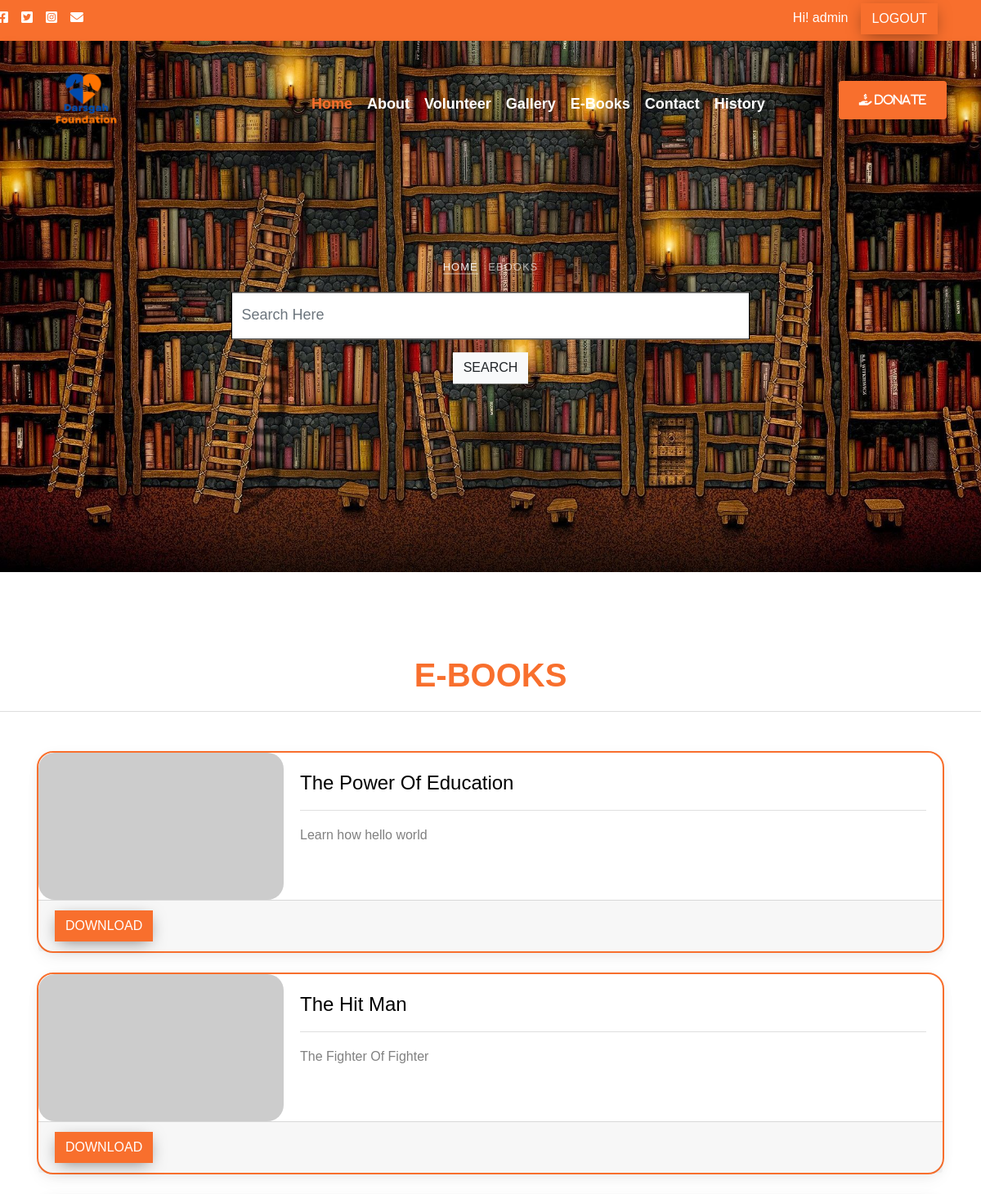
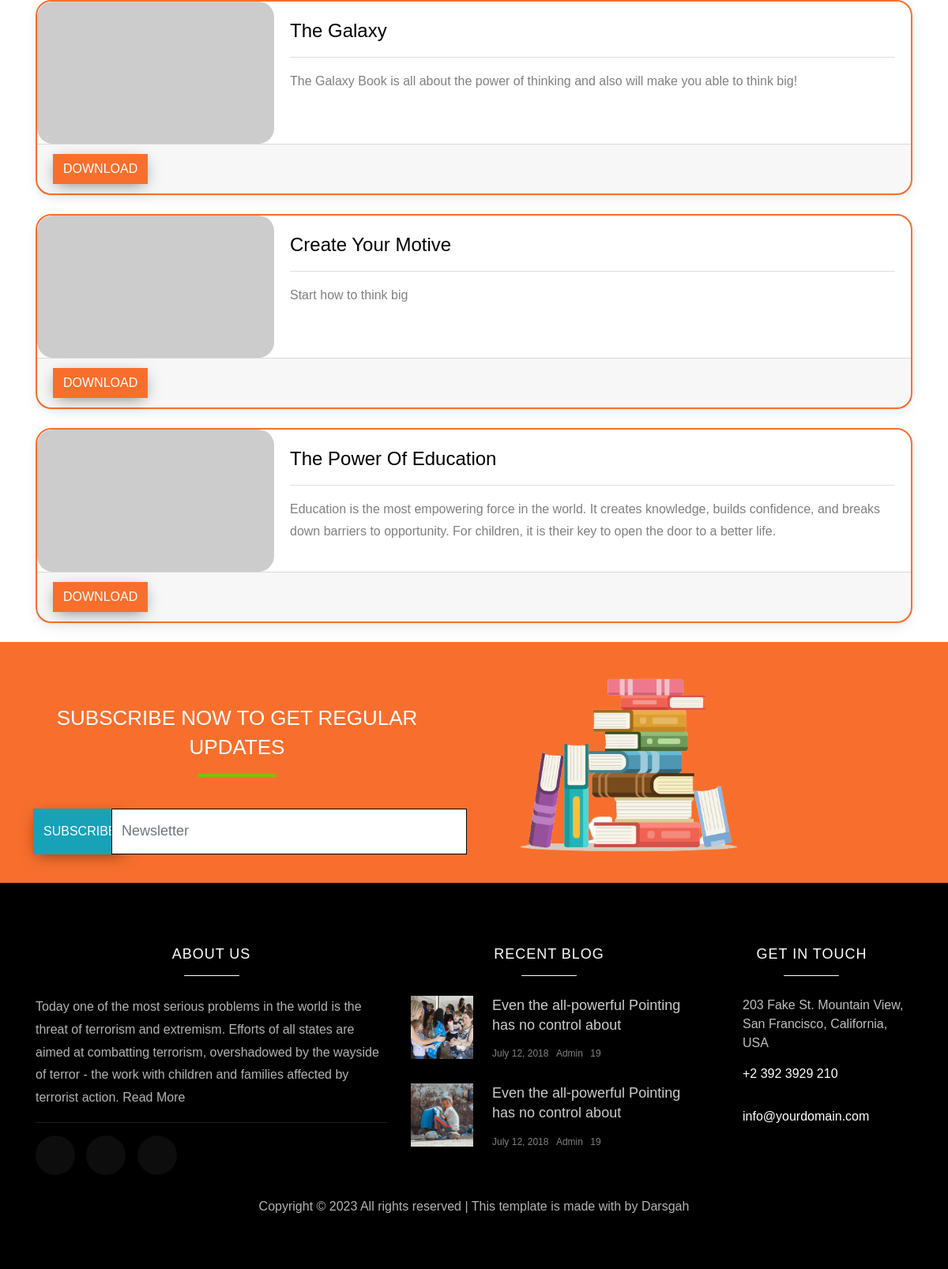
The app's page /e-books.php (signed in) with its own data (2 pictures, top to bottom).
### tables this page shows
CREATE TABLE `tbl_books` (
  `id` int(11) NOT NULL,
  `bname` varchar(255) NOT NULL,
  `bdesc` text NOT NULL,
  `attachmeent` text NOT NULL,
  `bstatus` varchar(1100) NOT NULL
);

### e-books.php (the view, shortened to what this page needs)
<?php
include("partial/header.php");
?>
<div class="hero-wrap" style="background-image: url('images/E-books.jpg');" data-stellar-background-ratio="0.5">
  <div class="container">
    <div class="row no-gutters slider-text align-items-center justify-content-center" data-scrollax-parent="true">
      <div class="col-md-7 ftco-animate text-center" data-scrollax=" properties: { translateY: '70%' }">
        <p class="breadcrumbs" data-scrollax="properties: { translateY: '30%', opacity: 1.6 }"><span class="mr-2"><a href="index.php">Home</a></span> <span>Ebooks</span></p>
        <form method="GET">
          <input type="search" class="form-control" placeholder="Search Here" name="s">
          <button class="btn btn-light mt-3">Search</button>
        </form>
      </div>
    </div>
  </div>
</div>
<h1 class="h1-responsive text-center mt-5 fw-bold" style="color: #f86f2d;">E-BOOKS</h1>
<hr class="bg-primary ">
<div class="container mt-5 bg bg-outline-primary">
  <div class="row">
    <?php
    if (isset($_SESSION['logined'])) {
      $search = isset($_GET['s']) ? $_GET['s'] : 'no';
      include_once 'connection.php';
      if ($search == 'no') {
        $sql = "select * from tbl_books order by id desc ";
      } else {
        $sql = "select * from tbl_books where bname Like '%{$search}%' or bdesc Like '%{$search}%' or attachmeent Like '%{$search}%'";
      }
      $res = mysqli_query($con, $sql);
      if (mysqli_num_rows($res) > 0) {
        foreach ($res as $key) { ?>
          <div class="col-md-12 bg bg-outline-primary mb-4">
            <div class="card mybooks">
            <div class="card-horizontal">
            <div class="img-square-wrapper">
                        <img class="" src="http://via.placeholder.com/300x180" style="border-radius: 20px;" alt="Card image cap">
                    </div>
              <div class="card-body">
                <h4><?= $key['bname'] ?></h4>
                <hr>
                <p><?= $key['bdesc'] ?></p>
              </div>
            </div>
              <div class="card-footer ">
                <a href="Dashbaord/uploadfiles/<?= $key['attachmeent'] ?>" download="" class="btn btn-primary">Download</a>
              </div>
            </div>
          </div>
        <?php }
      } else { ?>
        <div class="col-12 text-center mb-5">
          <h4>No Data Found.</h4>
        </div>
      <?php }
    }
    ?>
  </div>
</div>
<div class="container-fluid  bg-primary ">
  <div class="row">
<div class="col-md-6 mt-5">
<h2 class="text-white">Subscribe Now to Get Regular Updates</h2>
<div class="row">
  <div class="col-2">
<button class="btn btn-info h-100 ml-4">Subscribe</button>
</div>
<div class="col-1 ml-4">
  <input type="email" placeholder="Newsletter" id="" class="form-control" style="width: 450px ; height:100px" />
  </div>
</div>
</div>
<div class="col-md-4">
<img src="images/Stack-of-Books-Clipart-removebg-preview.png" class="w-100" >
</div> </div>
</div>
<?php
include('partial/footer.php')
?>

### partial/header.php (shortened to what this page needs)
<!DOCTYPE html>
<html lang="en">
<head>
    <link href="https://cdnjs.cloudflare.com/ajax/libs/font-awesome/6.0.0/css/all.min.css" rel="stylesheet" />
    <link href="https://cdnjs.cloudflare.com/ajax/libs/mdb-ui-kit/6.2.0/mdb.min.css" rel="stylesheet" />
    <link rel="stylesheet" href="assets/css/owl.carousel.min.css">
    <link rel="stylesheet" href="assets/css/style.css">
</head>
<body>
    <header class="topbar bg-primary ">
        <div class="container">
            <div class="row">
                <div class="col-md-1">
                <ul class="list-unstyled d-flex text-white justify-content-end mb-0 py-2">
                    <li class="mx-2 text-white"><a href="#" class="text-white"><i class="fab fa-facebook-square"></i> </a></li>
                    <li class="mx-2 text-white"><a href="#" class="text-white"><i class="fab fa-twitter-square"></i> </a></li>
                    <li class="mx-2 text-white"><a href="#" class="text-white"><i class="fab fa-instagram-square"></i> </a></li>
                    <li class="mx-2 text-white"><a href="#" class="text-white"><i class="fas fa-envelope"></i> </a></li>
            </ul>
                </div>
                <div class="col-md-11">
            <ul class="list-unstyled d-flex text-white justify-content-end mb-0 py-2">
                <?php if (!isset($_SESSION['logined'])) { ?>
                    <li class="mx-2 text-white"><a href="signup.php" class="text-white">Register</a></li>
                    <li class="mx-2 text-white"><a href="login.php" class="text-white">Sign in</a></li>
                <?php } else { ?>
                    <li class="mx-2 text-white"><a href="#" class="text-white">Hi! <?= $_SESSION['username'] ?></a></li>
                    <li class="mx-2 text-white mt-n1"><a href="logout.php" class="btn  text-white ">Logout</a></li>
                <?php   } ?>
            </ul>
                </div>
            </div>
        </div>
    </header>
    <nav class="navbar navbar-expand-lg navbar-dark ftco_navbar bg-dark ftco-navbar-light" id="ftco-navbar">
        <div class="container">
            <a class="navbar-brand" href="index.php"><img src="images/logo.png" style="width: 120px;"></a>
            <div class="collapse navbar-collapse" id="ftco-nav">
                <ul class="navbar-nav ml-auto">
                    <li class="nav-item active"><a href="index.php" class="nav-link" <?php echo (strpos($_SERVER['PHP_SELF'], 'index.php') !== false) ? 'active' : ''; ?>>Home</a></li>
                    <li class="nav-item"><a href="about.php" class="nav-link" <?php echo (strpos($_SERVER['PHP_SELF'], 'about.php') !== false) ? 'active' : ''; ?>>About</a></li>
                    <li class="nav-item"><a href="Volunteer.php" class="nav-link" <?php echo (strpos($_SERVER['PHP_SELF'], 'volunteer.php') !== false) ? 'active' : ''; ?>>Volunteer</a></li>
                    <li class="nav-item"><a href="gallery.php" class="nav-link" <?php echo (strpos($_SERVER['PHP_SELF'], 'gallery.php') !== false) ? 'active' : ''; ?>>Gallery</a></li>
                    <li class="nav-item"><a href="e-books.php" class="nav-link" <?php echo (strpos($_SERVER['PHP_SELF'], 'e-books.php') !== false) ? 'active' : ''; ?>>E-Books</a></li>
                    <li class="nav-item"><a href="contact.php" class="nav-link" <?php echo (strpos($_SERVER['PHP_SELF'], 'contact.php') !== false) ? 'active' : ''; ?>>Contact</a></li>
                    <li class="nav-item"><a href="history.php" class="nav-link" <?php echo (strpos($_SERVER['PHP_SELF'], 'history.php') !== false) ? 'active' : ''; ?>>History</a></li>
                </ul>
                <a href="donate.php" class="nav-link text-white"><button class="btn btn-sm ml-5 rounded" style="background-color: #f86f2d;"><i class="fa-solid fa-hand-holding-dollar "> Donate</i> </a></button>
            </div>
        </div>
    </nav>

### partial/footer.php (shortened to what this page needs)
    <footer class="ftco-footer ftco-section img">
        <div class="container">
            <div class="row ">
                <div class="col-md-5">
                    <div class="ftco-footer-widget ">
                        <h2 class="ftco-heading-2">About Us</h2>
                        <p>Today one of the most serious problems in the world is the threat of terrorism and extremism. Efforts of all states are aimed at combatting terrorism, overshadowed by the wayside of terror - the work with children and families affected by terrorist action. <a href="about.php">Read More <hr class="bg-white"></a></p>
                        <ul class="ftco-footer-social list-unstyled float-md-left float-lft ">
                            <li class="ftco-animate"><a href="#"><span class="icon-twitter"></span></a></li>
                            <li class="ftco-animate"><a href="#"><span class="icon-facebook"></span></a></li>
                            <li class="ftco-animate"><a href="#"><span class="icon-instagram"></span></a></li>
                        </ul>
                    </div>
                </div>
                <div class="col-md-4">
                    <div class="ftco-footer-widget ">
                        <h2 class="ftco-heading-2">Recent Blog</h2>
                        <div class="block-21 mb-4 d-flex">
                            <a class="blog-img mr-4" style="background-image: url(images/image_1.jpg);"></a>
                            <div class="text">
                                <h3 class="heading"><a href="#">Even the all-powerful Pointing has no control about</a></h3>
                                <div class="meta">
                                    <div><a href="#"><span class="icon-calendar"></span> July 12, 2018</a></div>
                                    <div><a href="#"><span class="icon-person"></span> Admin</a></div>
                                    <div><a href="#"><span class="icon-chat"></span> 19</a></div>
                                </div>
                            </div>
                        </div>
                        <div class="block-21  d-flex">
                            <a class="blog-img mr-4" style="background-image: url(images/image_2.jpg);"></a>
                            <div class="text">
                                <h3 class="heading"><a href="#">Even the all-powerful Pointing has no control about</a></h3>
                                <div class="meta">
                                    <div><a href="#"><span class="icon-calendar"></span> July 12, 2018</a></div>
                                    <div><a href="#"><span class="icon-person"></span> Admin</a></div>
                                    <div><a href="#"><span class="icon-chat"></span> 19</a></div>
                                </div>
                            </div>
                        </div>
                    </div>
                </div>
                <div class="col-md-3">
                    <div class="ftco-footer-widget mb-4">
                        <h2 class="ftco-heading-2">Get In Touch</h2>
                        <div class="block-23 mb-3">
                            <ul>
                                <li><span class="icon icon-map-marker"></span><span class="text">203 Fake St. Mountain View, San Francisco, California, USA</span></li>
                                <li><a href="#"><span class="icon icon-phone"></span><span class="text">+2 392 3929 210</span></a></li>
                                <li><a href="#"><span class="icon icon-envelope"></span><span class="text">info@yourdomain.com</span></a></li>
                            </ul>
                        </div>
                    </div>
                </div>
            </div>
            <div class="row">
                <div class="col-md-12 text-center">
                    <p>
                        Copyright &copy;
                         All rights reserved | This template is made with <i class="icon-heart" aria-hidden="true"></i> by <a href="" target="_blank">Darsgah</a>
                    </p>
                </div>
            </div>
        </div>
    </footer>
</body>
</html>

### partial/header.php (style rules this page uses)
.ftco-navbar-light .navbar-nav>.nav-item>.nav-link { font-size: 18px; padding-top: 0.9rem; padding-bottom: 0.4rem; padding-right: 10px; color: white; font-weight: bold; }

### e-books.php (style rules this page uses)
.mybooks { border-radius: 20px; height: 100%; border: #f86f2d 2px solid; }
.mybooks p { display: -webkit-box; -webkit-line-clamp: 2; -webkit-box-orient: vertical; overflow: hidden; }
.card-horizontal { display: flex; flex: 1 1 auto; }

### records on screen
tbl_books: bname "The Power Of Education", bdesc "Learn how hello world"
tbl_books: bname "The Hit Man", bdesc "The Fighter Of Fighter"
tbl_books: bname "The Galaxy", bdesc "The Galaxy Book is all about the power of thinking and also will make you able to think big!"
tbl_books: bname "Create Your Motive", bdesc "Start how to think big"
tbl_books: bname "The Power Of Education", bdesc "Education is the most empowering force in the world. It creates knowledge, builds confidence, and breaks down barriers to opportunity. For children, it is their key to open the door to a better life."

### other values on screen
$_SESSION['username'] "admin"
